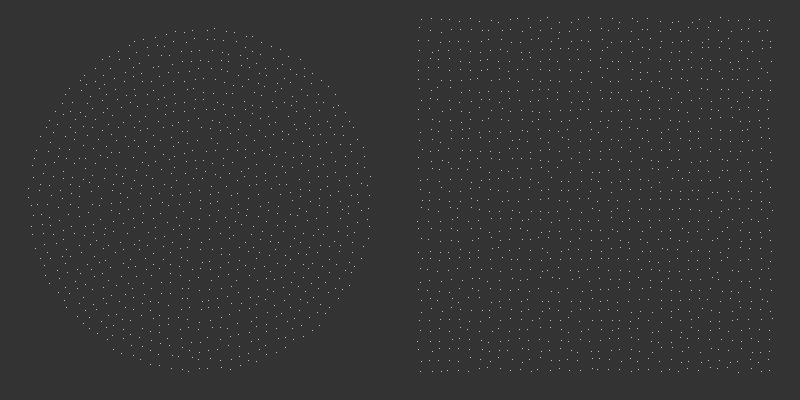
Frame 1 (no input)
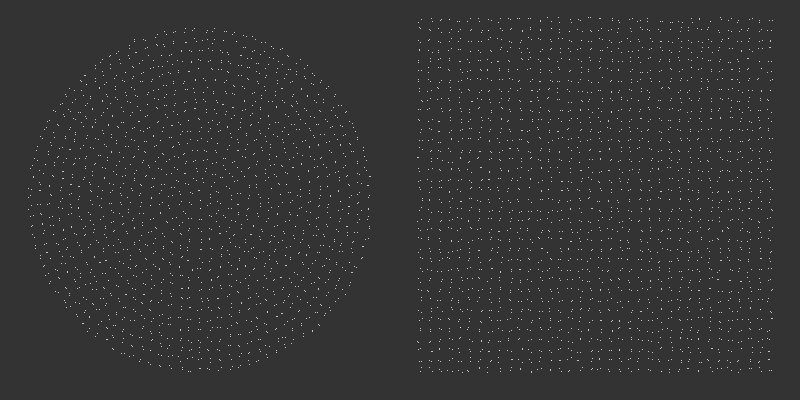
Frame 2 (the mouse pressed at the canvas centre, redrawn once)

The Processing sketch that drew these frames (run headless with seeded random() and noise(); the mouse was pressed at the canvas centre and the sketch redrawn once):

// Processing sketch: orderly
// ── orderly.pde
//  parametrai
float triuksmas = 5; 

void setup() {
  size(800, 400);
  background(51);
  noLoop();
  stroke(255, 255, 255);
}

void draw() {
  println("ispaisyta blyne " + drawCircles(10, 17, 200, 200)); 
  println("ispaisyta kvadrate " + drawGrid(10, 360, 600, 200));
}

int drawCircles(float dist, int number, float centre_x, float centre_y) {
  int sum = 0; 
  for (int i = 1; i <= number; i++) {
    sum += drawCircle(dist, dist*i, centre_x, centre_y);
  }
  point(centre_x, centre_y);
  return(sum);
}

int drawCircle(float dist, float r, float centre_x, float centre_y) {
  int number = round(TWO_PI*r/dist);
  float angle = TWO_PI / number;
  for  (int i = 0; i < number; i++) {
//    point(sin(angle*i)*r + centre_x + random(1)*triuksmas-.5, cos(angle*i)*r + centre_y + random(1)*triuksmas-.5);
    point(sin(angle*i)*r + centre_x + random(triuksmas)-triuksmas/2, cos(angle*i)*r + centre_y + random(triuksmas)-triuksmas/2);
  }
  return(number);
}

int drawGrid(float dist, float side, float centre_x, float centre_y) {
  int number = round(side / dist);
  for (int i = 0; i <  number; i++) {
    for (int j = 0; j < number; j++) {
      point(i*dist + centre_x-side/2 + random(triuksmas)-triuksmas/2, j*dist + centre_y-side/2 + random(triuksmas)-triuksmas/2);
    }
  }
  return(round(pow(number, 2)));
}
